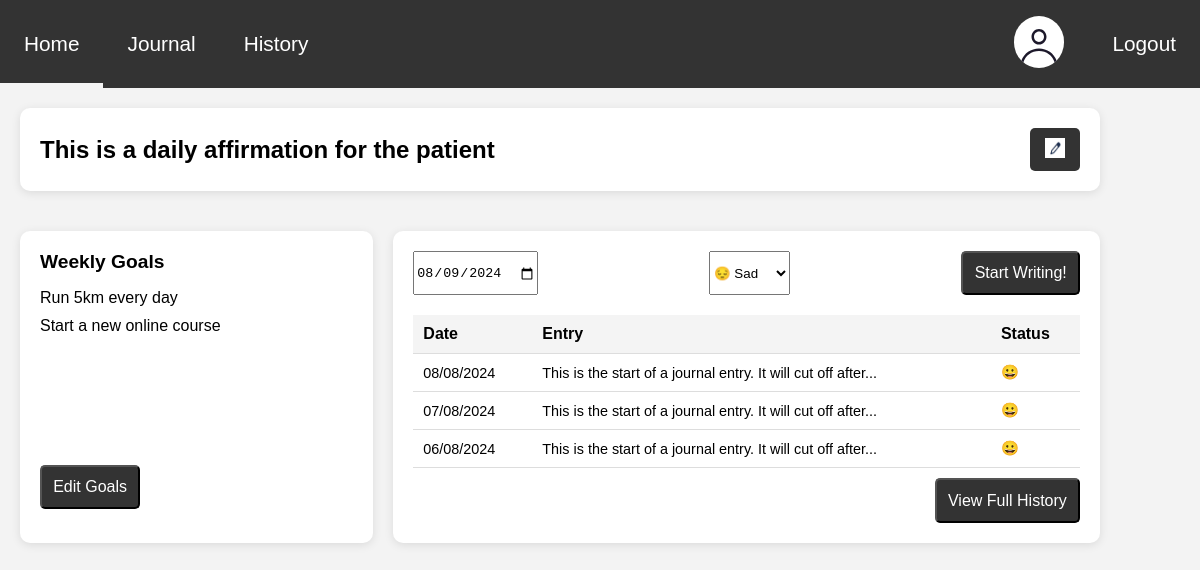
Screenshot of /patient/home/home.php (signed in) with the database file from the repository.
### tables this page shows
CREATE TABLE Goals (
    id INT NOT NULL AUTO_INCREMENT PRIMARY KEY,   
    user_id INT NOT NULL,                         
    goal_text TEXT NOT NULL,                      
    created_at TIMESTAMP DEFAULT CURRENT_TIMESTAMP,  
    updated_at TIMESTAMP DEFAULT CURRENT_TIMESTAMP ON UPDATE CURRENT_TIMESTAMP,  
    is_completed BOOLEAN DEFAULT FALSE,           
    FOREIGN KEY (user_id) REFERENCES Users(id)    
);

### patient/home/home.php (the view, shortened to what this page needs)
<!DOCTYPE html>
<html lang="en">
<head>
    <link rel="stylesheet" href="home.css">
    <link rel="stylesheet" href="../../../CaRe_Group36/style.css">
</head>
<body>
    <header>
        <?php include "../../common/navbar/navbar.php" ?>
    </header>
    <main>
        <div class="container">
            <section class="affirmation">
                <h2 id="affirmation">This is a daily affirmation for the patient</h2>
                <button class="careButton" id="editButton">
                    <img id="editImage" src="../images/edit.png" alt="Edit">
                </button>
            </section>
            <section class="weekly-goals">
                <h3>Weekly Goals</h3>
                <ul class="goal-list">
                <?php
                    $sql= "SELECT * FROM Goals  where user_id = ? and is_completed = 0;";
                    if ($stmt = mysqli_prepare($conn, $sql)) {
                        mysqli_stmt_bind_param($stmt, 'i', $_SESSION['id']);
                        mysqli_stmt_execute($stmt);
                        if($result = mysqli_stmt_get_result($stmt)) {
                            if(mysqli_num_rows($result)> 0) {
                                while($row=mysqli_fetch_assoc($result)) {
                                    echo "<li>" .$row["goal_text"]. "</li>";
                                }
                            }
                        }
                    }
                ?>
                </ul>
                <button class="careButton-editGoals" data-target="../goals/goals.php">Edit Goals</button>
            </section>
            <section class="journal">
                <div class="journal-header">
                    <input type="date" id="journal-date" name="journal-date" value="2024-08-09">
                    <select id="affirmation-options" name="affirmation-options">
                        <option value="sad">&#128532 Sad</option>
                    </select>
                    <button class="careButton-writing" data-target="../journal/journal.php">Start Writing!</button>
                </div>
                <div class="journal-list">
                    <table>
                        <thead>
                            <tr>
                                <th>Date</th>
                                <th>Entry</th>
                                <th>Status</th>
                            </tr>
                        </thead>
                        <tbody>
                            <tr>
                                <td>08/08/2024</td>
                                <td>This is the start of a journal entry. It will cut off after...</td>
                                <td>&#128512</td>
                            </tr>
                            <tr>
                                <td>07/08/2024</td>
                                <td>This is the start of a journal entry. It will cut off after...</td>
                                <td>&#128512</td>
                            </tr>
                            <tr>
                                <td>06/08/2024</td>
                                <td>This is the start of a journal entry. It will cut off after...</td>
                                <td>&#128512</td>
                            </tr>
                        </tbody>
                    </table>
                </div>
                <button class="careButton-patientHome" onclick="window.location.replace('../history/history.php')">View Full History</button>
            </section>
        </div>
    </main>
</body>
</html>

### patient/home/home.css (style rules this page uses)
body { font-family: 'Helvetica', sans-serif; background-color: #F3F3F3; margin: 0; padding: 0; display: block; justify-content: center; align-items: center; height: 100vh; overflow-y: auto; }
.container { width: 90%; max-width: 1200px; display: grid; grid-template-columns: 1fr 2fr; grid-gap: 20px; padding: 20px; position:absolute; left:50%; margin-left:-600px; }
header { width: 100%; background-color: #333; color: white; padding:0; margin:0; text-align: center; }
.affirmation, .weekly-goals, .journal { background-color: white; border-radius: 10px; padding: 20px; box-shadow: 0 2px 10px rgba(0, 0, 0, 0.1); }
.affirmation { grid-column: span 2; display: flex; justify-content: space-between; align-items: center; margin-bottom: 20px; }
.affirmation h2 { margin: 0; font-size: 1.5em; }
.weekly-goals h3 { margin: 0 0 10px 0; font-size: 1.2em; }
.weekly-goals ul { list-style: none; padding: 0; }
.weekly-goals li { margin-bottom: 10px; }
.journal-header { display: flex; justify-content: space-between; margin-bottom: 20px; }
.journal-list table { width: 100%; border-collapse: collapse; }
.journal-list th, .journal-list td { padding: 10px; border-bottom: 1px solid #ddd; text-align: left; }
.journal-list td { font-size: 0.9em; }
.journal-list th { background-color: #f4f4f4; }
button.careButton { background-color: #333; color: white; padding: 10px 15px; border: none; border-radius: 5px; cursor: pointer; transition: background-color 0.3s; }
#editImage { width: 20px; height: 20px; }
.careButton-patientHome { background-color: #333333; width: fit-content; padding: 0.7rem; color: white; font-size: 1.0rem; border-radius: 5px; font-weight: 500; line-height: 18px; text-align: center; justify-content: center; float: right; margin-top: 10px; }
.careButton-editGoals { background-color: #333333; width: fit-content; padding: 0.7rem; color: white; font-size: 1.0rem; border-radius: 5px; font-weight: 500; line-height: 18px; text-align: center; justify-content: center; }
.careButton-writing { background-color: #333333; width: fit-content; padding: 0.7rem; color: white; font-size: 1.0rem; border-radius: 5px; font-weight: 500; line-height: 18px; text-align: center; justify-content: center; }
.goal-list { height: 10rem; overflow-y: scroll; }

### style.css (style rules this page uses)
body { padding:0; margin:0; background-color: #F3F3F3; font-family:'Helvetica', Times, serif; position: absolute; width: 100%; height: 100%; }
button { cursor: pointer; }
header { padding:0; margin:0; }
.careButton { background-color: #333; color: white; padding: 10px 15px; border: none; border-radius: 5px; cursor: pointer; transition: background-color 0.3s; }

### rows the page displays
goals: goal_text "Run 5km every day"
goals: goal_text "Start a new online course"
